Frame 1 (no input): blank canvas, image omitted
Frame 60 (no input): blank canvas, image omitted
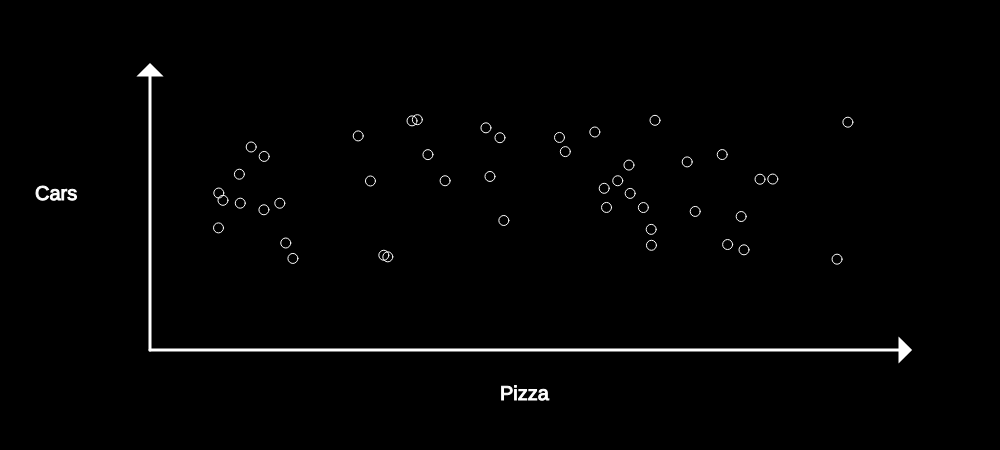
Frame 120 (the mouse pressed at the canvas centre since frame 60)

The p5.js sketch whose frames 1 and 60 were blank and that drew this single picture after the mouse press (run headless with seeded random() and noise() and a simulated clock; from frame 60 on, the mouse is pressed at the canvas centre):

// p5.js sketch
// ── sketch.js
var size;
var label1,label2,l1,l2;

function setup() {
 createCanvas(1000,450);
 background(0);
 size = 10;
 stroke(255);
 textSize(20);
 noFill();
}
function draw() {
}
function mousePressed(){
  background(0);
  fill(255);
  strokeWeight(3);
  line(150, 350, 150, 75);
  line(150, 350, 900, 350);
  triangle(140,75,150,65,160,75);
  triangle(900,340,910,350,900,360);
  strokeWeight(1);
  var label1 = ['Time','Length','Hair','Carbon','Alcohol','Rhythm','Blockchain','Tax','People','Cars','Cheese','Puppies','Kittens'];
  var label2 = ['Coffee', 'Meat', 'Pizza', 'Toilets','Trees','A.I','Books','Sweets','Music','Money','Time'];
  var l1 = random(label1);
  text(l1, 35, 200);
  var l2 = random(label2);
  text(l2, 500, 400);
  noFill();
  for (var i = 0; i < 45; i++){
  ellipse(random(200,850),random(110,260),size,size);
	}
}

function keyPressed(){
     background(0);
  }
